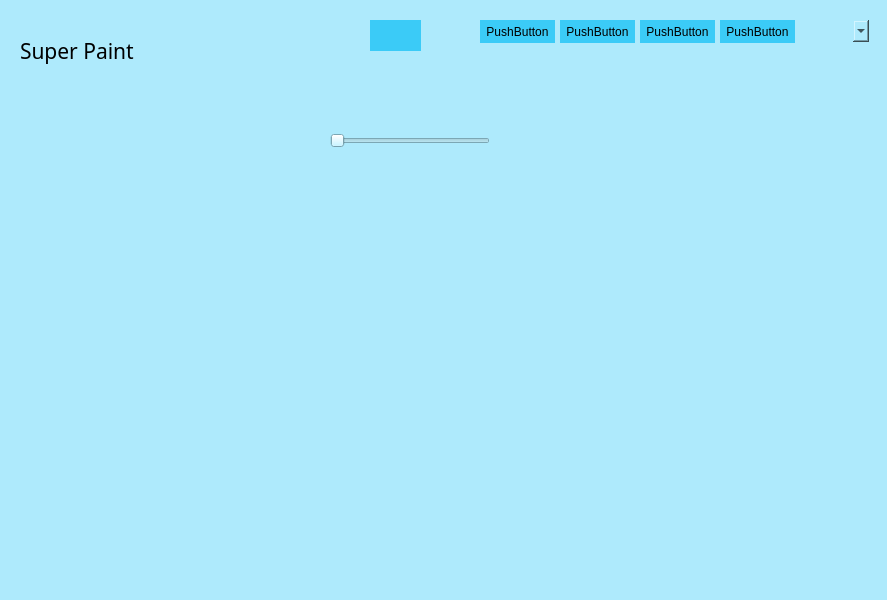
<?xml version="1.0" encoding="UTF-8"?>
<ui version="4.0">
 <class>MainWindow</class>
 <widget class="QMainWindow" name="MainWindow">
  <property name="geometry">
   <rect>
    <x>0</x>
    <y>0</y>
    <width>887</width>
    <height>600</height>
   </rect>
  </property>
  <property name="windowTitle">
   <string>MainWindow</string>
  </property>
  <property name="styleSheet">
   <string notr="true">background-color:#aeeafc;
border:none;</string>
  </property>
  <widget class="QWidget" name="centralwidget">
   <widget class="QLabel" name="label">
    <property name="geometry">
     <rect>
      <x>20</x>
      <y>10</y>
      <width>131</width>
      <height>81</height>
     </rect>
    </property>
    <property name="font">
     <font>
      <family>Sitka</family>
      <pointsize>16</pointsize>
     </font>
    </property>
    <property name="text">
     <string>Super Paint</string>
    </property>
   </widget>
   <widget class="QTextEdit" name="textEdit">
    <property name="geometry">
     <rect>
      <x>150</x>
      <y>20</y>
      <width>104</width>
      <height>71</height>
     </rect>
    </property>
    <property name="styleSheet">
     <string notr="true"/>
    </property>
   </widget>
   <widget class="QSlider" name="horizontalSlider">
    <property name="geometry">
     <rect>
      <x>330</x>
      <y>130</y>
      <width>160</width>
      <height>22</height>
     </rect>
    </property>
    <property name="orientation">
     <enum>Qt::Horizontal</enum>
    </property>
   </widget>
   <widget class="QPushButton" name="pushButton">
    <property name="geometry">
     <rect>
      <x>370</x>
      <y>20</y>
      <width>51</width>
      <height>31</height>
     </rect>
    </property>
    <property name="styleSheet">
     <string notr="true">background-color: #3bcbf7;
border:none;</string>
    </property>
    <property name="text">
     <string/>
    </property>
    <property name="icon">
     <iconset>
      <normaloff>../icons/brush.png</normaloff>../icons/brush.png</iconset>
    </property>
   </widget>
   <widget class="QPushButton" name="pushButton_2">
    <property name="geometry">
     <rect>
      <x>480</x>
      <y>20</y>
      <width>75</width>
      <height>23</height>
     </rect>
    </property>
    <property name="styleSheet">
     <string notr="true">background-color: #3bcbf7;
border:none;</string>
    </property>
    <property name="text">
     <string>PushButton</string>
    </property>
   </widget>
   <widget class="QPushButton" name="pushButton_3">
    <property name="geometry">
     <rect>
      <x>560</x>
      <y>20</y>
      <width>75</width>
      <height>23</height>
     </rect>
    </property>
    <property name="styleSheet">
     <string notr="true">background-color: #3bcbf7;
border:none;</string>
    </property>
    <property name="text">
     <string>PushButton</string>
    </property>
   </widget>
   <widget class="QPushButton" name="pushButton_4">
    <property name="geometry">
     <rect>
      <x>640</x>
      <y>20</y>
      <width>75</width>
      <height>23</height>
     </rect>
    </property>
    <property name="styleSheet">
     <string notr="true">background-color: #3bcbf7;
border:none;</string>
    </property>
    <property name="text">
     <string>PushButton</string>
    </property>
   </widget>
   <widget class="QPushButton" name="pushButton_5">
    <property name="geometry">
     <rect>
      <x>720</x>
      <y>20</y>
      <width>75</width>
      <height>23</height>
     </rect>
    </property>
    <property name="styleSheet">
     <string notr="true">background-color: #3bcbf7;
border:none;</string>
    </property>
    <property name="text">
     <string>PushButton</string>
    </property>
   </widget>
   <widget class="QComboBox" name="comboBox">
    <property name="geometry">
     <rect>
      <x>800</x>
      <y>20</y>
      <width>69</width>
      <height>22</height>
     </rect>
    </property>
   </widget>
  </widget>
  <widget class="QMenuBar" name="menubar">
   <property name="geometry">
    <rect>
     <x>0</x>
     <y>0</y>
     <width>887</width>
     <height>21</height>
    </rect>
   </property>
  </widget>
  <widget class="QStatusBar" name="statusbar"/>
 </widget>
 <resources/>
 <connections/>
</ui>
